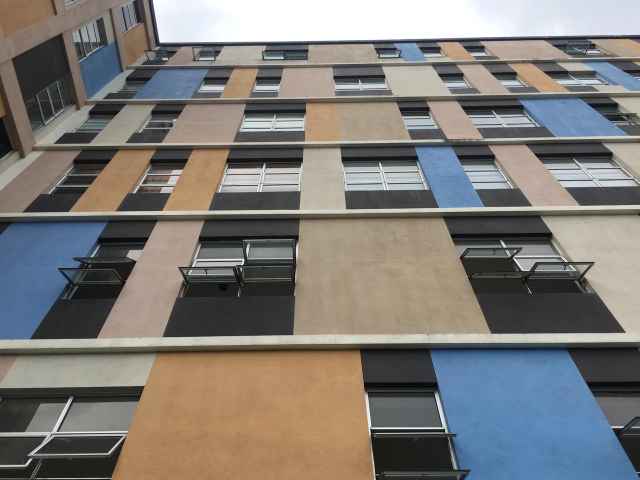
#> input picture 1/Samples/Sample.jpg, 1280 x 960 px, found by its file name (shown at 1/2 size)
$ jupyter execute --allow-errors 'Day 03 - Neighborhood Operations and Video Processing.ipynb'   (older library calls are emulated)   (text cells are left out)
#> lines starting #> are read from the running program, lines starting #| are printed output that depends on the picture; after the words box and inside, x2 and y2 are one past the last pixel; in counts of white or black regions, pixels touching at a corner belong together; pictures that were not available may be replaced by others from this repository, and a replacement may not be noted
[cell 1]
import cv2

img=cv2.imread('Samples/sample.jpg')
#> img is the input picture: shape (960, 1280, 3); mean B, G, R 118.9, 122.8, 125.7

from matplotlib import pyplot as plt

plt.imshow(img)

[cell 2]
gray=cv2.cvtColor(img,cv2.COLOR_BGR2GRAY)
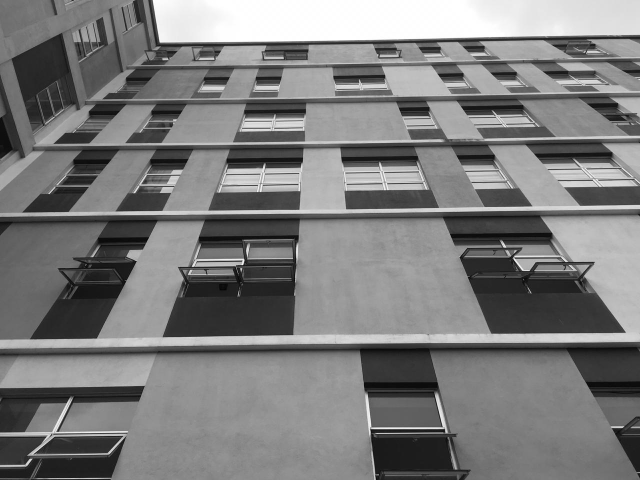
#> gray: shape (960, 1280) (shown at 1/2 size); min 0, max 255, mean 123.2
#gray-result image, img-source image
#cv2.COLOR_BGR2GRAY-color conversion method
#cvtColor function is used to convert color
plt.imshow(gray,cmap='gray')

[cell 3]
import numpy as np

kernel=np.array([[-1,-2,-1],
                 [0,0,0],
                 [1,2,1]],np.float)

conv=cv2.filter2D(gray,-1,kernel)
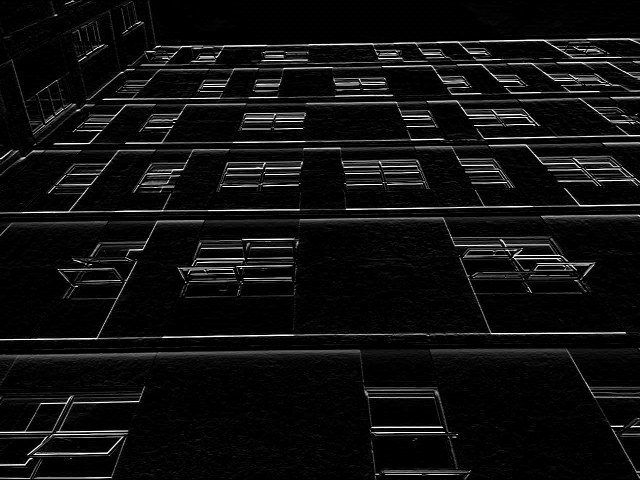
#> conv: shape (960, 1280) (shown at 1/2 size); min 0, max 255, mean 15.6
plt.imshow(conv,cmap='gray')

[cell 4]
kernel=np.array([[-1,0,1],
                 [-2,0,2],
                 [-1,0,1]],np.float)

conv=cv2.filter2D(gray,-1,kernel)
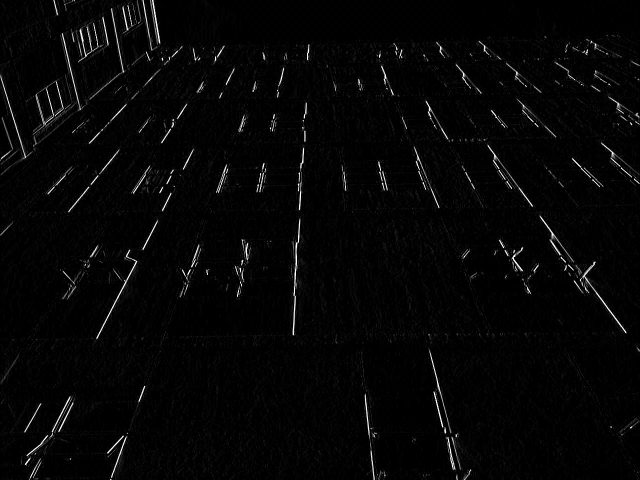
#> conv: shape (960, 1280) (shown at 1/2 size); min 0, max 255, mean 6
plt.imshow(conv,cmap='gray')

[cell 5]
kernel=np.array([[0.25,0,0.75],
                 [0,0,0.4],
                 [0.8,0,2.5]],np.float)

conv=cv2.filter2D(gray,-1,kernel)
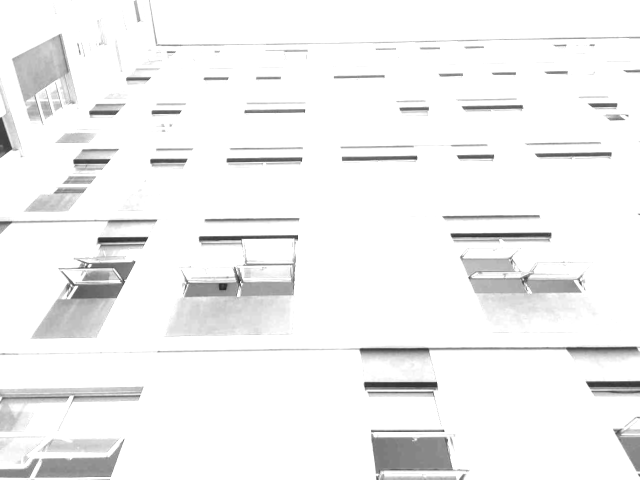
#> conv: shape (960, 1280) (shown at 1/2 size); min 23, max 255, mean 243.2
plt.imshow(conv,cmap='gray')

[cell 6]
source=cv2.VideoCapture('Samples/road_drive.avi')
kernel=np.array([[-1,0,1],
                 [-2,0,2],
                 [-1,0,1]],np.float)
while(True):

    ret,img=source.read()
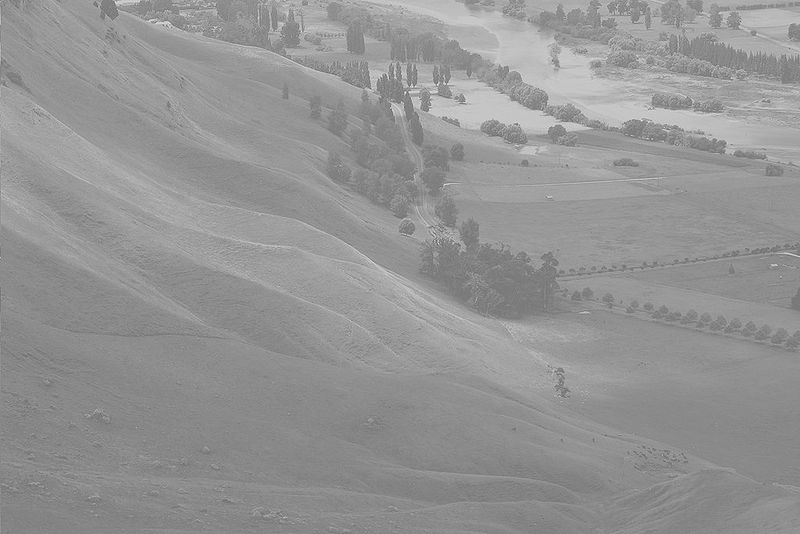
#> input picture 1/Samples/Unequalized.jpg, 800 x 534 px, given in place of road_drive.avi, which was not available
#> img is the input picture: shape (534, 800, 3); min 86, max 246, mean 148
    gray=cv2.cvtColor(img,cv2.COLOR_BGR2GRAY)
#> gray: shape (534, 800)
    conv=cv2.filter2D(gray,-1,kernel)
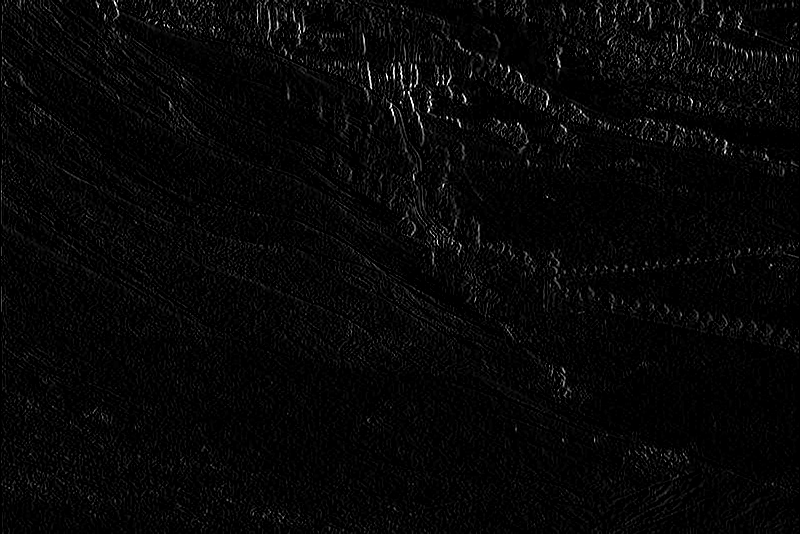
#> conv: shape (534, 800); min 0, max 255, mean 6.9
    ret, thresh = cv2.threshold(conv, 100, 255, 0)
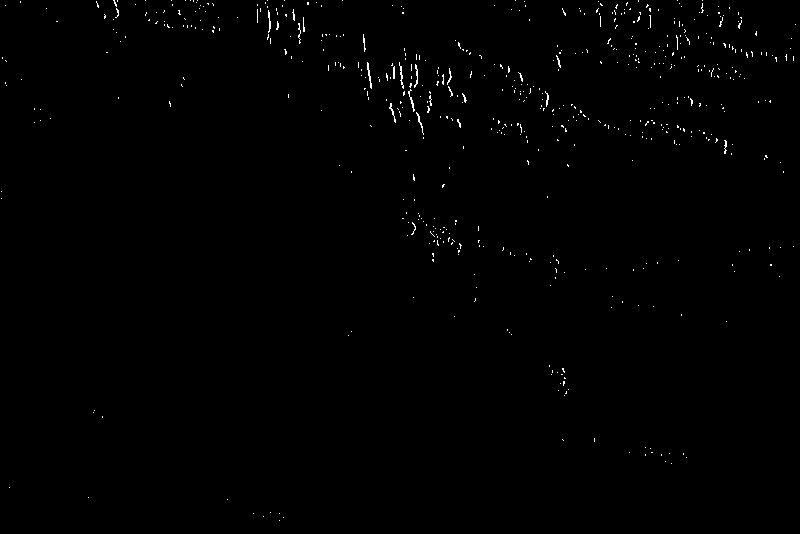
#> thresh: shape (534, 800); 0.51% white in thin lines or dots
    contours, hierarchy = cv2.findContours(thresh, cv2.RETR_TREE,cv2.CHAIN_APPROX_SIMPLE)
#> contours = 590 contours, 589 with area under 20; largest, box (x1, y1, x2, y2) and area: (367, 62, 372, 89) 23

    for cnt in contours:
        area=cv2.contourArea(cnt)
        #print(area)
        if(area>50):
            cv2.drawContours(img, [cnt], -1, (0,255,255), 3)
            #x,y,w,h = cv2.boundingRect(cnt)
            #img = cv2.rectangle(img,(x,y),(x+w,y+h),(0,0,255),2)
            rect = cv2.minAreaRect(cnt)
            box = cv2.boxPoints(rect)
            box = np.int0(box)
            cv2.drawContours(img,[box],0,(0,0,255),2)
#> this loop made 590 passes
#> (cnt, area) on passes 1 to 3: ([[279, 520]], 0), ([[283, 517]], 0), ([[263, 516]], 0)

    cv2.imshow('LIVE',img)
    cv2.imshow('conv',conv)
    cv2.imshow('thresh',thresh)
    key=cv2.waitKey(100)
#> (key Esc is pressed here)

    if(key==27):
        break

cv2.destroyAllWindows()
source.release()

[cell 7]
import cv2
from matplotlib import pyplot as plt

img=cv2.imread('Samples/j.png')
#> (the rest of this cell did not finish here and is left out)

[cell 8]
kernel = np.ones((5,5),np.uint8)
#> (the rest of this cell did not finish here and is left out)

[cell 9]
kernel = np.ones((5,5),np.uint8)
#> (the rest of this cell did not finish here and is left out)

[cell 10]
img=cv2.imread('Samples/opening.png')
#> (the rest of this cell did not finish here and is left out)

#> (a cell that did not finish here is left out)

[cell 12]
img=cv2.imread('Samples/closing.png')
#> (the rest of this cell did not finish here and is left out)

#> (a cell that did not finish here is left out)

[cell 14]
frame=cv2.imread('test_images/0 (238).jpg')

#> (the rest of this cell did not finish here and is left out)

[cell 15]
import cv2
import numpy as np

img = cv2.imread('Samples/sl-coins-2.jpg')
#> (the rest of this cell did not finish here and is left out)

[cell 16]
source=cv2.VideoCapture('Samples/road_drive.avi')
kernel=np.array([[-1,0,1],
                 [-2,0,2],
                 [-1,0,1]],np.float)
while(True):

    ret,img=source.read()
    gray=cv2.cvtColor(img,cv2.COLOR_BGR2GRAY)
    conv=cv2.Canny(gray,100,200)
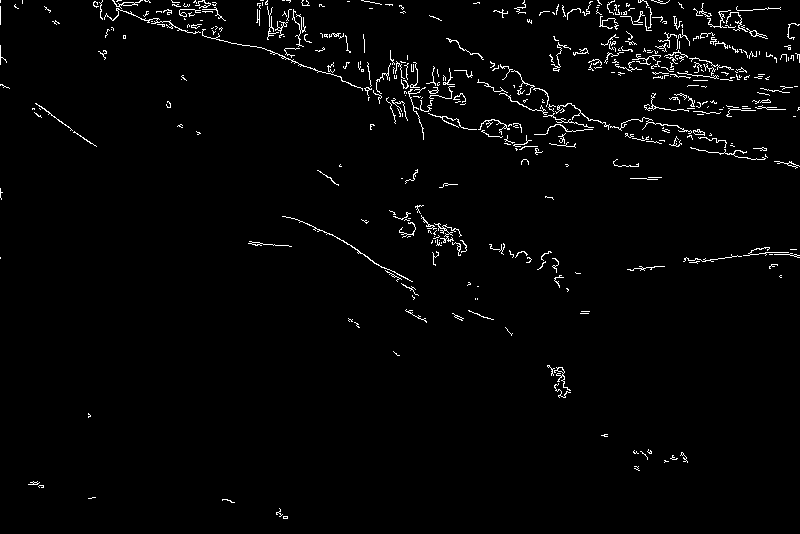
#> conv: shape (534, 800); 2.1% white in thin lines or dots
    ret, thresh = cv2.threshold(conv, 100, 255, 0)
    contours, hierarchy = cv2.findContours(thresh, cv2.RETR_TREE,cv2.CHAIN_APPROX_SIMPLE)
#> contours = 498 contours, 481 with area under 20; largest, box (x1, y1, x2, y2) and area: (282, 216, 413, 282) 43, (112, 0, 143, 9) 42, (693, 129, 705, 136) 38, (554, 367, 571, 391) 36, (104, 8, 201, 34) 36

    for cnt in contours:
        area=cv2.contourArea(cnt)
        #print(area)
        if(area>50):
            cv2.drawContours(img, [cnt], -1, (0,255,255), 3)
            #x,y,w,h = cv2.boundingRect(cnt)
            #img = cv2.rectangle(img,(x,y),(x+w,y+h),(0,0,255),2)
            rect = cv2.minAreaRect(cnt)
            box = cv2.boxPoints(rect)
            box = np.int0(box)
            cv2.drawContours(img,[box],0,(0,0,255),2)
#> this loop made 498 passes
#> area on passes 22 to 23: 36.5, 22.5

    cv2.imshow('LIVE',img)
    cv2.imshow('conv',conv)
    cv2.imshow('thresh',thresh)
    key=cv2.waitKey(100)
#> (key Esc is pressed here)

    if(key==27):
        break

cv2.destroyAllWindows()
source.release()
